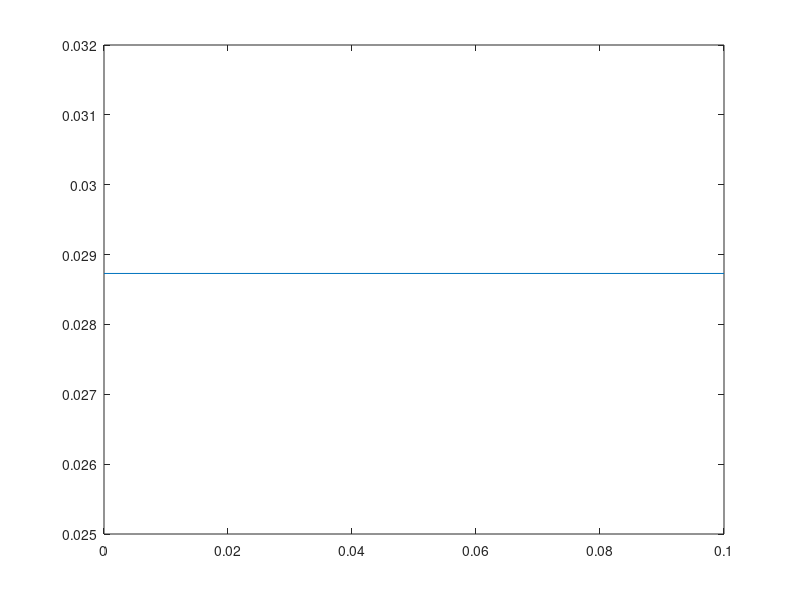
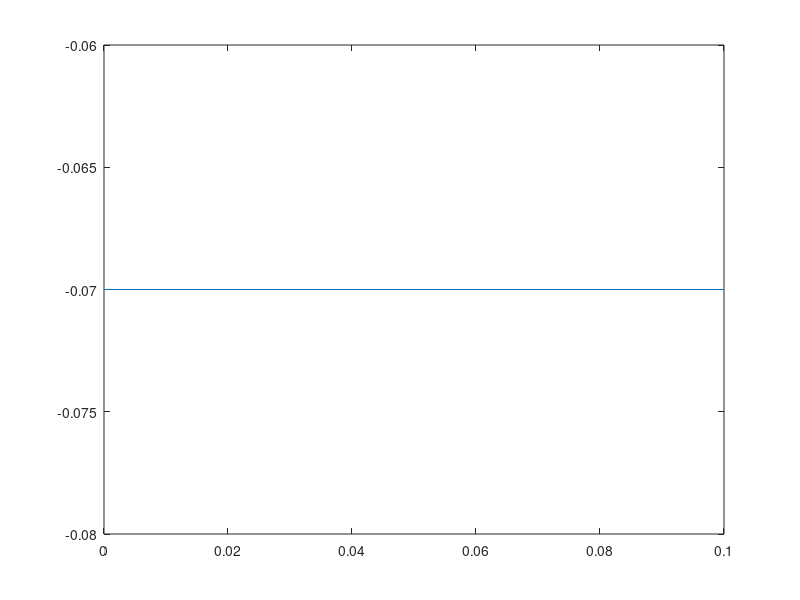
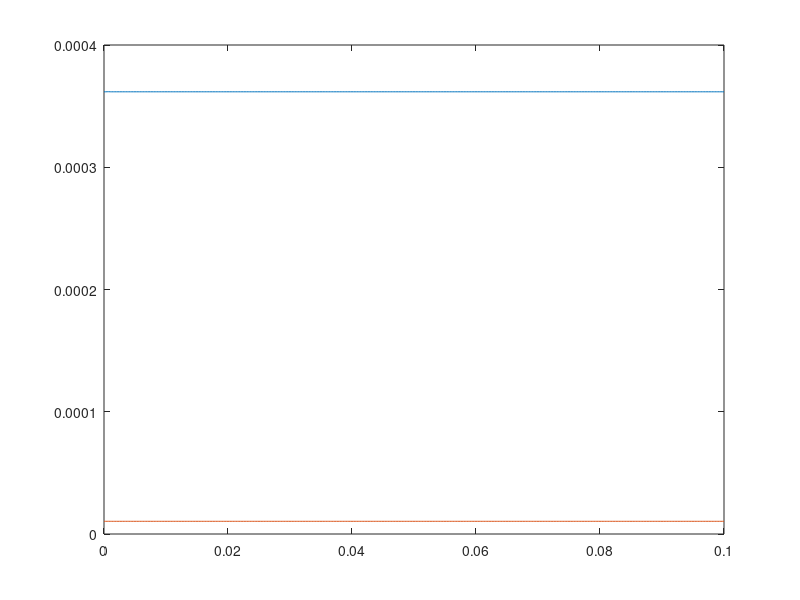
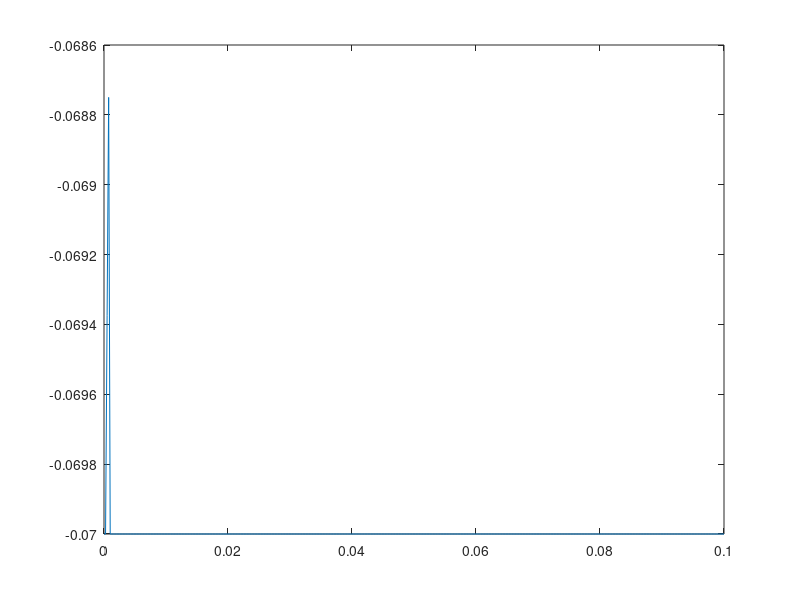

The MATLAB source for these figures, in order:
%initializing constants
gk = .036;
gna = .120;
gl = .0003;
Ek = -.012;
Ena = .115;
El = .0106;
Vrest = -.070;
%assume typical fixed membrane capacitance
Cm = .000002;

%steady state simulation
Vm = Vrest;
%gating variables equations
am = .1*((25-Vm)/(exp((25-Vm)/10)-1));
Bm = 4*exp(-Vm/18);
an = .01*((10-Vm)/(exp((10-Vm)/10)-1));
Bn = .125*exp(-Vm/80);
ah = .07*exp(-Vm/20);
Bh = 1/(exp((30-Vm)/10)+1);
%solving for n, m, and h at steady state
n = an/(an+Bn);
m = am/(am+Bm);
h = ah/(ah+Bh);
%currents equations
Ina = (m^3)*gna*h*(Vm-Ena);
Ik = (n^4)*gk*(Vm-Ek);
Il = gl*(Vm-El);
Iion = Ina+Ik+Il;
Icm = 0;
Itotal = Iion + Icm;
%show plot of Gna/Gk
Gk = gk*(n^4);
Gna = (m^3)*h*gna;
plot([0,.1],[(Gna/Gk),(Gna/Gk)]);
%show plot of membrane potential
figure;
plot([0,.1],[Vm,Vm]);

%step pulse stimulation of 5uA for .5ms starting at t = .5ms
%create arrays for values to change with time hat will be plotted
Vm = zeros(0,60);
Gk = zeros(0,60);
Gna = zeros(0,60);
%for loop to collect change in values
i = 0;
for t=0:.00025:.1
   i = i+1;
   if t<.005
       Vm(i) = Vrest;
   end
   if t==.0005
       Ina = (m^3)*gna*h*(Vm(i-1)-Ena);
       Ik = (n^4)*gk*(Vm(i-1)-Ek);
       Il = gl*(Vm(i-1)-El);
       Iion = Ina+Ik+Il;
       Istim = .000005;
       Itotal = Iion+Istim;
       Vm(i) = Vm(i-1)+((Istim/Cm)*.00025);
   end
   if t==.00075
       Ina = (m^3)*gna*h*(Vm(i-1)-Ena);
       Ik = (n^4)*gk*(Vm(i-1)-Ek);
       Il = gl*(Vm(i-1)-El);
       Iion = Ina+Ik+Il;
       Istim = .000005;
       Vm(i) = Vm(i-1)+((Istim/Cm)*.00025);
   end
   if t>.00075
      Vm(i) = Vrest;
   end
   %calculate a and B values
   am = .1*((25-Vm(i))/(exp((25-Vm(i))/10)-1));
   Bm = 4*exp(-Vm(i)/18);
   an = .01*((10-Vm(i))/(exp((10-Vm(i))/10)-1));
   Bn = .125*exp(-Vm(i)/80);
   ah = .07*exp(-Vm(i)/20);
   Bh = 1/(exp((30-Vm(i))/10)+1);
   %calculate m,n,h values
   n = an/(an+Bn);
   m = am/(am+Bm);
   h = ah/(ah+Bh);
   %calculate current Gna and Gk
   Gk(i) = gk*(n^4);
   Gna(i) = (m^3)*h*gna;
end
time = 0:.00025:.1;
figure;
plot(time,Gk);
hold on;
plot(time,Gna);
hold off;
figure;
plot(time,Vm);